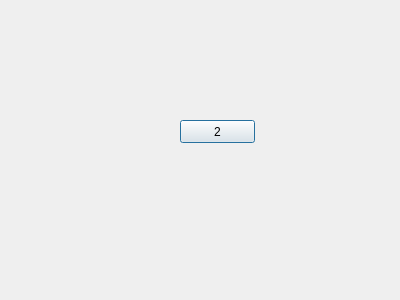
<?xml version="1.0" encoding="UTF-8"?>
<ui version="4.0">
 <class>DialogDerived2</class>
 <widget class="QDialog" name="DialogDerived2">
  <property name="geometry">
   <rect>
    <x>0</x>
    <y>0</y>
    <width>400</width>
    <height>300</height>
   </rect>
  </property>
  <property name="windowTitle">
   <string>Dialog</string>
  </property>
  <widget class="QPushButton" name="pushButton">
   <property name="geometry">
    <rect>
     <x>180</x>
     <y>120</y>
     <width>75</width>
     <height>23</height>
    </rect>
   </property>
   <property name="text">
    <string>2</string>
   </property>
  </widget>
 </widget>
 <resources/>
 <connections/>
</ui>
